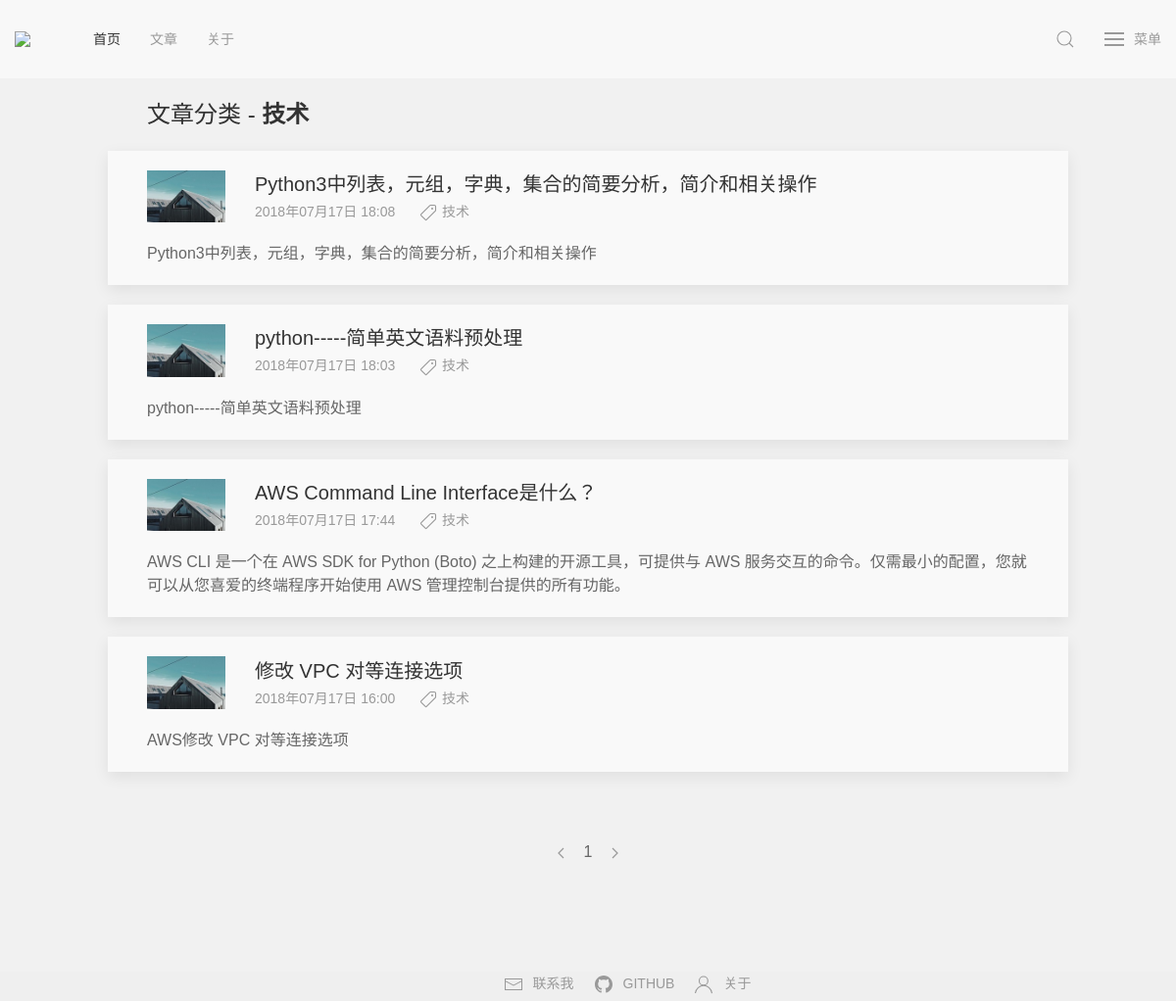
Page /category/技术/page/1 on the committed database.
### application/models/models.py (models this page shows, shortened)
class Article(db.Model):
    __tablename__ = 'article'
    id = db.Column(db.Integer, primary_key=True)
    title = db.Column(db.String(100))
    descp = db.Column(db.String(100))
    content = db.Column(db.String(10000))
    user_id = db.Column(db.Integer, db.ForeignKey('users.id'))
    user = db.relationship('User', backref=db.backref('article'))
    time = db.Column(db.DateTime, default=datetime.now)
    category = db.Column(db.String(10))
    thumbnail = db.Column(db.String(50))
    likes = db.Column(db.Integer, default=0)

### application/controllers/routes.py (the view)
@bp.route('/category/<category>/page/<int:page>')
def category(category, page=1):
    result = Article.query.filter_by(category=category).order_by(desc(Article.time)).paginate(
                page, current_app.config['PER_PAGE'], error_out=False)
    return render_template('category.html', result=result, category=category)

### application/controllers/routes.py (called while the page is built)
@bp.before_request
def make_session_permant():
    session.permanent = True

### application/templates/category.html (shortened to what this page needs)
{% extends "base.html" %}
{% block head %}
{{ super() }}
{% endblock %}
{% block content %}
<div class="uk-container uk-container-small uk-margin-top">
    <h3>文章分类 - <span class="uk-text-bold">{{ category }}</span></h3>
</div>
{% for a in result.items %}
<div class="uk-container uk-container-small uk-margin-top article-background uk-box-shadow-medium uk-box-shadow-hover-xlarge">
    <article class="uk-comment">
        <header class="uk-comment-header uk-grid-medium uk-flex-middle" uk-grid>
            <div class="uk-width-auto uk-margin-top">
                <a href="{{ url_for('blog.details', id=a.id) }}" class="">
                    <img class="uk-comment-avatar" src="{{ a.thumbnail|default(url_for('static', filename='img/thumbnail/default.jpg'), true) }}" width="80" height="80" alt="">
                </a>
            </div>
            <div class="uk-width-expand uk-margin-top">
                <h4 class="uk-comment-title uk-margin-remove"><a class="uk-link-heading" href="{{ url_for('blog.details', id=a.id) }}">{{ a.title }}</a></h4>
                <p class="uk-comment-meta article-date">
                    {{ a.time.strftime('%Y{y}%m{m}%d{d} %H:%M').format(y='年', m='月', d='日') }}
                    <a href="{{ url_for('blog.category', category=a.category, page=1) }}" class="uk-link-reset"><span uk-icon="icon: tag" class="uk-icon uk-margin-left"></span>
                    {{ a.category }}
                    </a>
                </p>
            </div>
        </header>
        <div class="uk-comment-body uk-margin-bottom">
            <p>{{ a.descp }}</p>
        </div>
    </article>
</div>
{% endfor %}
<div class="uk-container uk-container-small uk-margin-large-top uk-margin-xlarge-bottom">
    <ul class="uk-pagination uk-flex-center" uk-margin>
        {% if result.has_prev %}
        <li><a href="{{ url_for('blog.category', category=category, page=result.prev_num) }}"><span uk-pagination-previous></span></a></li>
        {% else %}
        <li class="uk-disabled"><a href="#"><span uk-pagination-previous></span></a></li>
        {% endif %}
        {% for i in range(result.pages) %}
            {% if result.page == i+1 %}
                <li class="uk-active"><span>{{ i+1 }}</span></li>
            {% else %}
                <li><a href="{{ url_for('blog.category', category=category, page=i+1) }}">{{ i+1 }}</a></li>
            {% endif %}
        {% endfor %}
        {% if result.has_next %}
        <li><a href="{{ url_for('blog.category', category=category, page=result.next_num) }}"><span uk-pagination-next></span></a></li>
        {% else %}
        <li class="uk-disabled"><a href="#"><span uk-pagination-next></span></a></li>
        {% endif %}
    </ul>
</div>
{% endblock %}

### application/static/css/styles.css (style rules this page uses)
body,button, input, select, textarea,h1 ,h2, h3, h4, h5, h6 { font-family: Microsoft YaHei,'宋体' , Tahoma, Helvetica, Arial, "\5b8b\4f53", sans-serif; }
html { background-color: #f1f1f1; }
.article-background { background-color: #f9f9f9; }
.article-date { margin-top: 5px; }

### rows in the picture
Article: title "Python3中列表，元组，字典，集合的简要分析，简介和相关操作", time "2018年07月17日 18:08", category "技术", descp "Python3中列表，元组，字典，集合的简要分析，简介和相关操作"
Article: title "python-----简单英文语料预处理", time "2018年07月17日 18:03", category "技术", descp "python-----简单英文语料预处理"
Article: title "AWS Command Line Interface是什么？", time "2018年07月17日 17:44", category "技术", descp "AWS CLI 是一个在 AWS SDK for Python (Boto) 之上构建的开源工具，可提供与 AWS 服务交互的命令。仅需最小的配置，您就可以从您喜爱的终端程序开始使用 AWS 管理控制台提供的所有功能。"
Article: title "修改 VPC 对等连接选项", time "2018年07月17日 16:00", category "技术", descp "AWS修改 VPC 对等连接选项"

### other values in the picture
{{ category }} "技术"
{{ i+1 }} "1"
